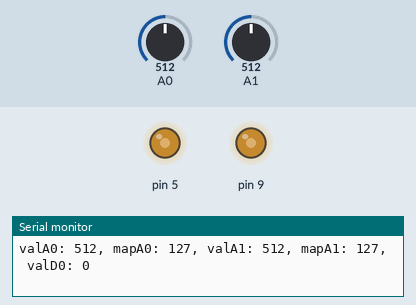
This sketch was run on a simulated Arduino Uno, built with avr-gcc and run on an emulated ATmega328P. Parts: output pins drawn as LEDs (lit = HIGH), the last lines printed to the serial monitor. The inputs (shaded band) are chosen by the test bench; at power-on: A0 = 512, A1 = 512.

Above: at 1.2 s.
1.3 s: A0 set to 420
At 2.4 s:
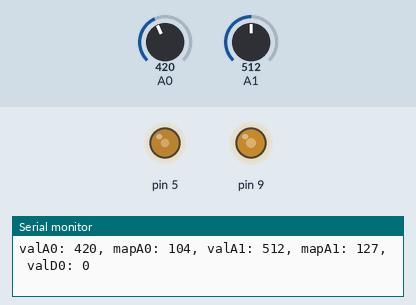
4.3 s: A0 set to 389
At 5.3 s:
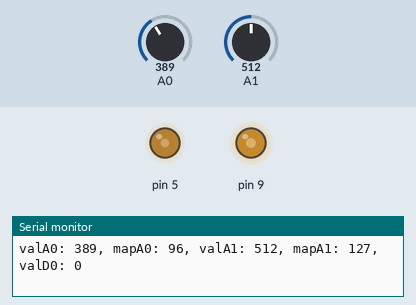
7.3 s: A1 set to 419
At 8.6 s:
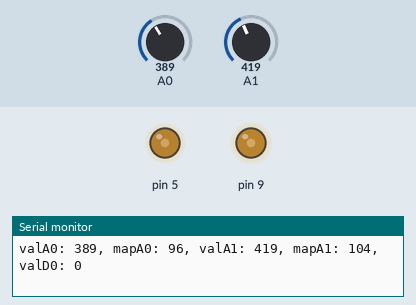
10.3 s: A1 set to 391
At 10.6 s:
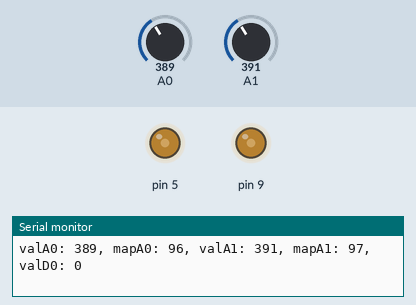
11.8 s: A1 set to 716
At 12.3 s:
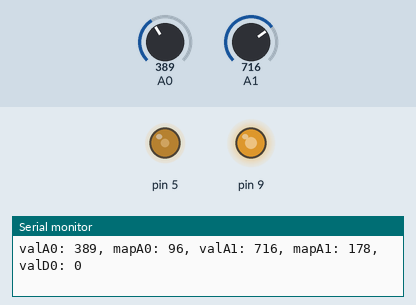
13.3 s: A0 set to 110
At 13.9 s:
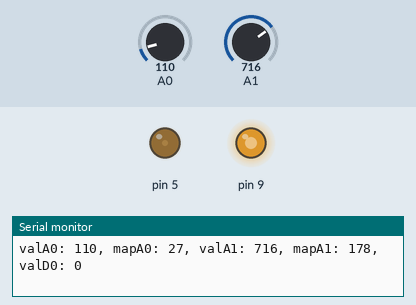
14.8 s: A0 set to 91
Timing chart, 0 to 17.8 s (numbered marks = the images above; inputs shaded):
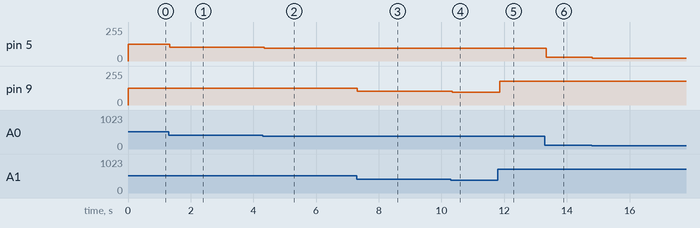

The sketch:

starterdebug.ino
```cpp
//declare Inputs
//lower case a0, d1 is not defined. d0 is not defined.
int valA0;
int valA1;
int valD0;

void setup() {
  Serial.begin(9600); // we need to send data to our terminal to see what is happening

  //pin mode OUTPUT data or energy out
  pinMode(1, OUTPUT);
  pinMode(5, OUTPUT);
  pinMode(9, OUTPUT);

  //pin mode INPUT data or energy in
  pinMode(0, INPUT);
  //usually you don't need to set analog pinmode because they always take data in

}


void loop() {
  //get Inputs
  //lower case a0, d1 is not defined. d0 is not defined.
  valA0 = analogRead(A0);
  valA1 = analogRead(A1);
  valD0 = digitalRead(0);

  //interact with world
  //scale the values for the proper OUTPUT
  //do not have to scale digital INPUT D0
  int mapA0 = map(valA0, 0, 1023, 0, 255);
  int mapA1 = map(valA1, 0, 1023, 0, 255);

  //send Outputs
  digitalWrite(1, valD0);
  analogWrite(5, mapA0);
  analogWrite(9, mapA1);

  //OUTPUT: debug with serial data
  Serial.print("valA0: ");
  Serial.print(valA0);
  Serial.print(", mapA0: ");
  Serial.print(mapA0);

  Serial.print(", valA1: ");
  Serial.print(valA1);
  Serial.print(", mapA1: ");
  Serial.print(mapA1);

  Serial.print(", valD0: ");
  Serial.println(valD0);

  delay(15);
}
```

Measured:
- after the input at 1.3 s, pin 5: 127/255 → 104/255 at once
- after the input at 4.3 s, pin 5: 104/255 → 96/255 after 0.05 s
- after the input at 7.3 s, pin 9: 127/255 → 104/255 at once
- after the input at 10.3 s, pin 9: 104/255 → 97/255 at once
- after the input at 11.8 s, pin 9: 97/255 → 178/255 after 0.05 s
- after the input at 13.3 s, pin 5: 96/255 → 27/255 at once
- after the input at 14.8 s, pin 5: 27/255 → 22/255 at once
